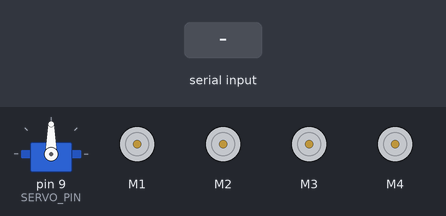
The sketch below on a simulated Arduino Uno, built with avr-gcc and run on an emulated ATmega328P. On the bench: servo, 4 × DC motor (green arrow = forward, orange = backward, longer = faster). The inputs (shaded band) are chosen by the test bench.

Above: at 1.2 s.
1.3 s: "F" received over Serial
At 1.9 s:
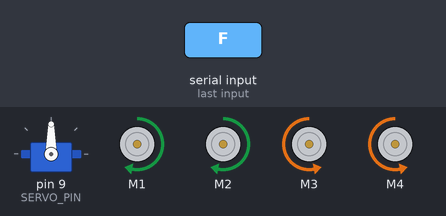
2.8 s: "B" received over Serial
At 4.0 s:
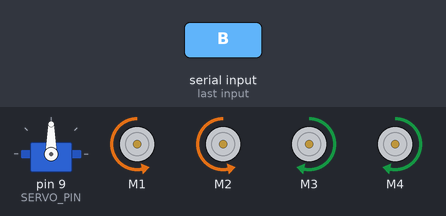
4.3 s: "L" received over Serial
At 5.4 s:
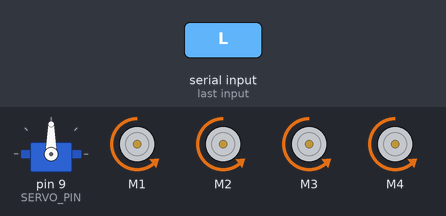
5.8 s: "R" received over Serial
At 6.5 s:
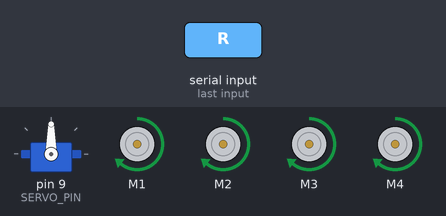
7.3 s: "H" received over Serial
At 8.1 s:
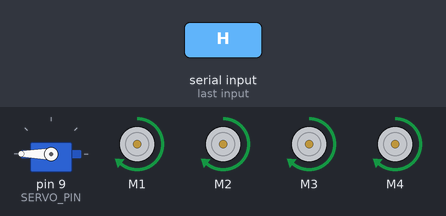
8.8 s: "S" received over Serial
At 9.3 s:
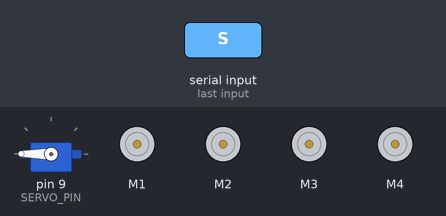
Timing chart, 0 to 11.3 s (numbered marks = the images above; inputs shaded):
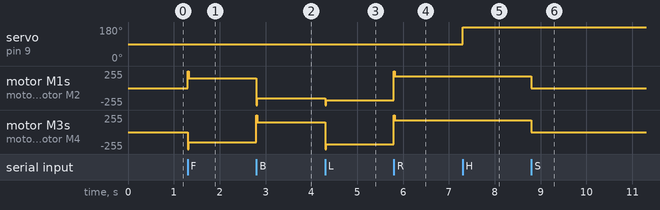

The sketch:

arduino_car.ino
```cpp
#include <AFMotor.h>
#include <Servo.h>

AF_DCMotor motorLeftFront(1);  // 左前 (M1)
AF_DCMotor motorLeftRear(2);   // 左后 (M2)
AF_DCMotor motorRightFront(3); // 右前 (M3)
AF_DCMotor motorRightRear(4);  // 右后 (M4)

Servo servo;
const int SERVO_PIN = 9;
const int TRIG_PIN = 2;
const int ECHO_PIN = A0;

#define SPEED_STRAIGHT 150 // 直行速度
#define SPEED_TURN 180     // 转向速度 (需要大一点扭力)

// 启动时的"猛冲"设置，防止低速启动摩擦力过大
#define KICK_SPEED 255
#define KICK_DURATION 20 // 缩短时间，反应更灵敏

// --- 辅助函数 ---

void motorsStop() {
  motorLeftFront.run(RELEASE);
  motorLeftRear.run(RELEASE);
  motorRightFront.run(RELEASE);
  motorRightRear.run(RELEASE);
}

void setAllSpeeds(uint8_t speed) {
  motorLeftFront.setSpeed(speed);
  motorLeftRear.setSpeed(speed);
  motorRightFront.setSpeed(speed);
  motorRightRear.setSpeed(speed);
}

void motorsForward(uint8_t speed) {
  setAllSpeeds(KICK_SPEED);

  // 左侧前进
  motorLeftFront.run(FORWARD);
  motorLeftRear.run(FORWARD);

  // 右侧前进
  motorRightFront.run(BACKWARD);
  motorRightRear.run(BACKWARD);

  delay(KICK_DURATION);
  setAllSpeeds(speed);
}

void motorsBackward(uint8_t speed) {
  setAllSpeeds(KICK_SPEED);

  // 左侧后退
  motorLeftFront.run(BACKWARD);
  motorLeftRear.run(BACKWARD);

  // 右侧后退
  motorRightFront.run(FORWARD); // 修正点：反向逻辑
  motorRightRear.run(FORWARD);  // 修正点

  delay(KICK_DURATION);
  setAllSpeeds(speed);
}

// 左转：左轮后退，右轮前进
void motorsTurnLeft(uint8_t speed) {
  setAllSpeeds(KICK_SPEED);

  motorLeftFront.run(BACKWARD);
  motorLeftRear.run(BACKWARD);

  motorRightFront.run(BACKWARD);
  motorRightRear.run(BACKWARD);

  delay(KICK_DURATION);
  setAllSpeeds(speed);
}

// 右转：左轮前进，右轮后退
void motorsTurnRight(uint8_t speed) {
  setAllSpeeds(KICK_SPEED);

  motorLeftFront.run(FORWARD);
  motorLeftRear.run(FORWARD);

  motorRightFront.run(FORWARD);
  motorRightRear.run(FORWARD);

  delay(KICK_DURATION);
  setAllSpeeds(speed);
}

// 超声波测距函数
long readDistance() {
  digitalWrite(TRIG_PIN, LOW);
  delayMicroseconds(2);
  digitalWrite(TRIG_PIN, HIGH);
  delayMicroseconds(10);
  digitalWrite(TRIG_PIN, LOW);
  long duration = pulseIn(ECHO_PIN, HIGH, 30000); // 30ms超时，防止卡死
  if (duration == 0) return 999; // 超时视为空旷
  return duration * 0.034 / 2;
}

void setup() {
  Serial.begin(9600);

  servo.attach(SERVO_PIN);
  servo.write(90);

  pinMode(TRIG_PIN, OUTPUT);
  pinMode(ECHO_PIN, INPUT);

  motorsStop();
}

void loop() {
  if (Serial.available()) {
    char command = Serial.read();

    switch (command) {
      // 电机控制
      case 'F': motorsForward(SPEED_STRAIGHT); break;
      case 'B': motorsBackward(SPEED_STRAIGHT); break;
      case 'L': motorsTurnLeft(SPEED_TURN); break;
      case 'R': motorsTurnRight(SPEED_TURN); break;
      case 'S': motorsStop(); break;

      // 舵机控制
      case 'G': servo.write(90); break;  // 中
      case 'H': servo.write(180); break; // 左/右极限
      case 'J': servo.write(0); break;   // 右/左极限

      // 传感器控制
      case 'U': { // 加上大括号以定义局部变量
        long dist = readDistance();
        Serial.print("Distance:");
        Serial.println(dist);
        break;
      }

      default:
        // motorsStop(); // 收到未知命令是否停车
        break;
    }
  }
}
```

Measured:
- after the input at 1.3 s, motor M1, motor M2: stopped → forward 150/255 at once; motor M3, motor M4: stopped → backward 150/255 at once
- after the input at 2.8 s, motor M1, motor M2: forward 150/255 → backward 150/255 at once; motor M3, motor M4: backward 150/255 → forward 150/255 at once
- after the input at 4.3 s, motor M1, motor M2: backward 150/255 → backward 180/255 at once; motor M3, motor M4: forward 150/255 → backward 180/255 at once
- after the input at 5.8 s, motor M1–4: backward 180/255 → forward 180/255 at once
- after the input at 7.3 s, servo on pin 9 (SERVO_PIN): 90° → 180° at once
- after the input at 8.8 s, motor M1–4: forward 180/255 → stopped at once
